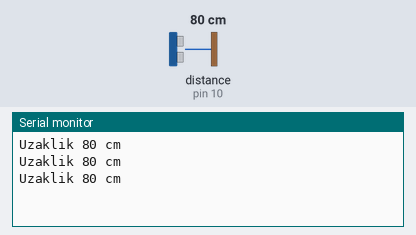
This sketch was run on a simulated Arduino Uno, built with avr-gcc and run on an emulated ATmega328P. On the bench: the last lines printed to the serial monitor. Wiring (inferred from the names in the program): ultrasonic range finder: trigger pin 9; echo pin 10. The test bench sets the inputs (shaded band); at power-on: distance to the obstacle (sensor on pin 10) 80 cm. The echo pulse lasts 58.3 µs per cm.

Above: at 1.3 s.
1.4 s: distance to the obstacle (sensor on pin 10) set to 2 cm
At 1.9 s:
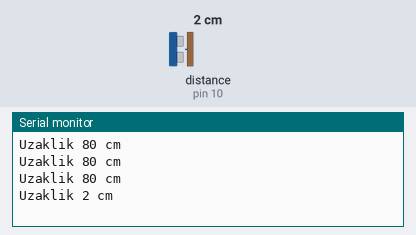
2.9 s: distance to the obstacle (sensor on pin 10) set to 4 cm
At 3.4 s:
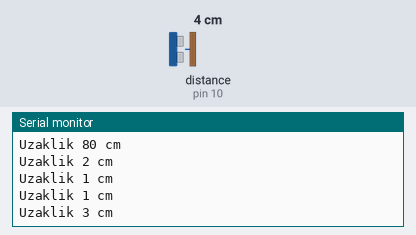
Timing chart, 0 to 5.9 s (numbered marks = the images above; inputs shaded):
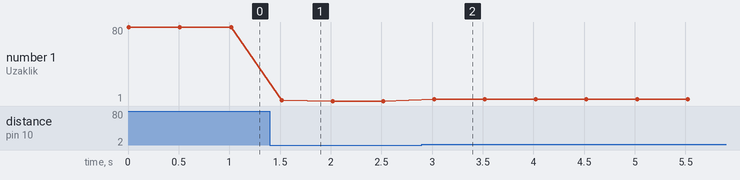

The sketch:

UltrasonikSensorDegerOkuma.ino
```cpp
int trigPin = 9; //Trigger (tetikleyici) pinini tanımlıyoruz.
int echoPin = 10; //Echo pini tanımlıyoruz.

long zaman; //zaman uzun bir tam sayı olacağında long değişkeni olarak tanımlıyoruz.
long mesafe; //mesafe uzun bir tam sayı olacağında long değişkeni olarak tanımlıyoruz.

void setup() {
  pinMode(trigPin, OUTPUT); //Tetikleyici çıkış birimidir. Ultrasonik ses gönderir.
  pinMode(echoPin, INPUT); //Yansıyan sinyalin geri dönüp giriş yaptığı birimdir. Echo giriş birimidir.
  Serial.begin(9600); //Seri port haberleşme hızı (varsayılan)
}

void loop(){
  digitalWrite(trigPin, LOW); //Sensör sıfırlandı (önceden açık kalma ihtimaline karşı)
  delayMicroseconds(5); //milisaniyeden daha küçük değer vermek için kullanıyoruz.
  digitalWrite(trigPin, HIGH); //Ses dalgasının üretilmesi için tetikleyiciyi açıyoruz.
  delayMicroseconds(10);
  digitalWrite(trigPin, LOW); //Ses dalgasını gönderdikten sonra tetikleyiciyi kapatıyoruz.
  zaman = pulseIn(echoPin, HIGH); //ses dalgasının geri dönüş süresini ölçmek için
  mesafe = (zaman / 29.1)/2 ; //zaman değişkeni ile ölçülen süreyi mesafeye çevirmek için gereken matematiksel işlem yapılıyor.
  Serial.print("Uzaklik "); //seri port ekranına mesafe değişkeni yazdırılıyor
  Serial.print(mesafe);
  Serial.println(" cm");
  delay(500);
}
```

Measured:
- after the input at 1.4 s, the serial monitor: prints a new line after 0.12 s (image 1)
- after the input at 2.9 s, the serial monitor: prints a new line after 0.12 s (image 2)
- plotted number 1: 80 → 1 after the input at 1.4 s, 1 → 3 after the input at 2.9 s
